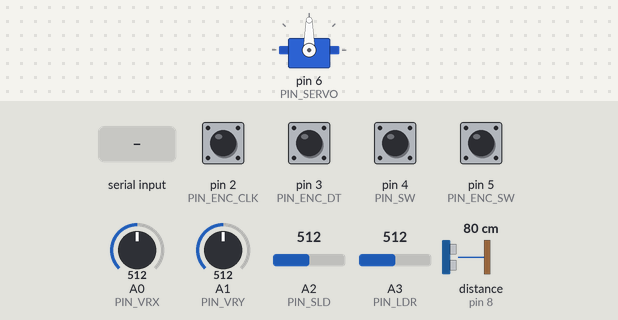
A sketch run on a simulated Arduino Uno, built with avr-gcc and run on an emulated ATmega328P. On the bench: servo. Wiring (inferred from the names in the program): ultrasonic range finder: trigger pin 7; echo pin 8. The inputs (shaded band) are chosen by the test bench; at power-on: pin 2 (PIN_ENC_CLK), pin 3 (PIN_ENC_DT), pin 4 (PIN_SW), pin 5 (PIN_ENC_SW) HIGH, A0 (PIN_VRX) = 512, A1 (PIN_VRY) = 512, A2 (PIN_SLD) = 512, A3 (PIN_LDR) = 512, distance to the obstacle (sensor on pin 8) 80 cm. The echo pulse lasts 58.3 µs per cm; what the sketch prints to the serial monitor is not drawn.

Above: at 1.5 s.
1.6 s: "SERVO:\n" received over Serial
At 2.0 s:
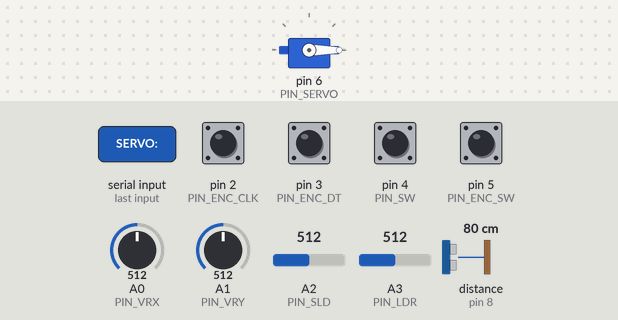
10.6 s: "SERVO:90\n" received over Serial
At 11.8 s:
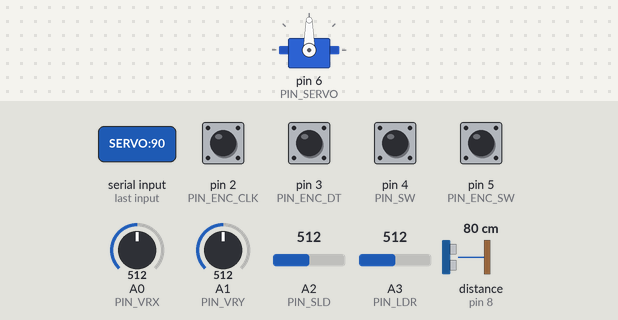
12.1 s: "SERVO:,45\n" received over Serial
At 12.9 s:
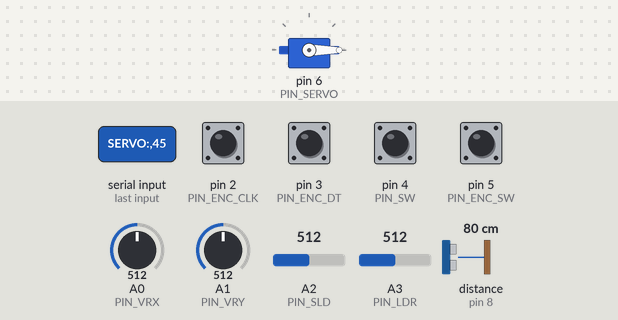
Timing chart, 0 to 14.6 s (numbered marks = the images above; inputs shaded):
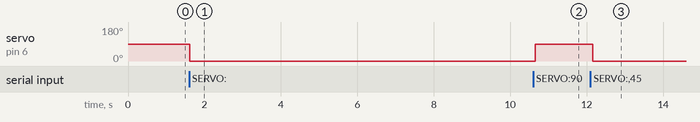

Measured:
- after the input at 1.6 s, servo on pin 6 (PIN_SERVO): 90° → 0° at once
- after the input at 10.6 s, servo on pin 6 (PIN_SERVO): 0° → 90° after 0.06 s
- after the input at 12.1 s, servo on pin 6 (PIN_SERVO): 90° → 0° after 0.06 s

The sketch:

Arduino.ino
```cpp
#include <SPI.h>
#include <MFRC522.h>
#include <Servo.h>

const int PIN_VRX = A0;
const int PIN_VRY = A1;
const int PIN_SLD = A2;
const int PIN_LDR = A3;
const int PIN_SW  = 4;

const int PIN_TRIG = 7;
const int PIN_ECHO = 8;

const int PIN_RST = 9;
const int PIN_SS  = 10;

const int PIN_SERVO = 6;

// --- ENCODEUR KY-040 ---
const int PIN_ENC_CLK = 2;   // interrupt 0
const int PIN_ENC_DT  = 3;   // interrupt 1
const int PIN_ENC_SW  = 5;   // bouton de l'encodeur (pullup)

MFRC522 rfid(PIN_SS, PIN_RST);
Servo servo;

const int SERVO_NEUTRAL = 90;

String bufferSerie = "";

const unsigned long ECHO_TIMEOUT_US = 20000UL;
const int DIST_MIN_CM = 3;
const int DIST_MAX_CM = 20;

// --- État encodeur (volatile car modifié en ISR) ---
volatile long encoderCount = 0;
volatile uint8_t lastEncState = 0;

// Table de transition quadrature : index = (ancien<<2) | nouveau
// Valeurs : +1 / -1 / 0 selon la transition (table standard Gray code)
const int8_t ENC_TABLE[16] = {
  0, -1,  1,  0,
  1,  0,  0, -1,
 -1,  0,  0,  1,
  0,  1, -1,  0
};

void encoderISR() {
  uint8_t clk = digitalRead(PIN_ENC_CLK);
  uint8_t dt  = digitalRead(PIN_ENC_DT);
  uint8_t newState = (clk << 1) | dt;
  uint8_t idx = (lastEncState << 2) | newState;
  encoderCount += ENC_TABLE[idx];
  lastEncState = newState;
}

long lireDistanceBrute() {
  digitalWrite(PIN_TRIG, LOW);
  delayMicroseconds(2);
  digitalWrite(PIN_TRIG, HIGH);
  delayMicroseconds(10);
  digitalWrite(PIN_TRIG, LOW);

  unsigned long duree = pulseIn(PIN_ECHO, HIGH, ECHO_TIMEOUT_US);
  if (duree == 0) return -1;
  long cm = (long)(duree / 58);
  if (cm < DIST_MIN_CM || cm > DIST_MAX_CM) return -1;
  return cm;
}

long lireDistanceFiltree() {
  long a = lireDistanceBrute();
  long b = lireDistanceBrute();
  long c = lireDistanceBrute();
  if (a < 0 || b < 0 || c < 0) return -1;
  if ((a <= b && b <= c) || (c <= b && b <= a)) return b;
  if ((b <= a && a <= c) || (c <= a && a <= b)) return a;
  return c;
}

void traiterCommande(const String& cmd) {
  if (cmd.startsWith("SERVO:")) {
    int angle = cmd.substring(6).toInt();
    angle = constrain(angle, 0, 180);
    servo.write(angle);
  }
}

void lireSerie() {
  while (Serial.available() > 0) {
    char c = Serial.read();
    if (c == '\n' || c == '\r') {
      if (bufferSerie.length() > 0) {
        traiterCommande(bufferSerie);
        bufferSerie = "";
      }
    } else {
      bufferSerie += c;
      if (bufferSerie.length() > 64) bufferSerie = "";
    }
  }
}

void setup() {
  Serial.begin(115200);
  pinMode(PIN_SW, INPUT_PULLUP);
  pinMode(PIN_TRIG, OUTPUT);
  pinMode(PIN_ECHO, INPUT);
  digitalWrite(PIN_TRIG, LOW);

  // Encodeur
  pinMode(PIN_ENC_CLK, INPUT_PULLUP);
  pinMode(PIN_ENC_DT,  INPUT_PULLUP);
  pinMode(PIN_ENC_SW,  INPUT_PULLUP);
  lastEncState = (digitalRead(PIN_ENC_CLK) << 1) | digitalRead(PIN_ENC_DT);
  attachInterrupt(digitalPinToInterrupt(PIN_ENC_CLK), encoderISR, CHANGE);
  attachInterrupt(digitalPinToInterrupt(PIN_ENC_DT),  encoderISR, CHANGE);

  servo.attach(PIN_SERVO);
  servo.write(SERVO_NEUTRAL);

  SPI.begin();
  rfid.PCD_Init();
  delay(50);

  delay(200);            // laisse le buffer TX se vider
  Serial.flush();        // force l'envoi de tout ce qui reste
  Serial.println();      // saute une ligne au cas où
  Serial.println("READY");
  Serial.flush();
}

// Division par 4 : le KY-040 émet typiquement 4 transitions par cran.
// On renvoie le delta en "crans" depuis la dernière lecture.
long consommerEncoder() {
  noInterrupts();
  long c = encoderCount;
  encoderCount = 0;
  interrupts();
  // Diviser par 4 pour obtenir des crans "propres"
  return c / 4;
}

void loop() {
  lireSerie();

  int x   = analogRead(PIN_VRX);
  int y   = analogRead(PIN_VRY);
  int sld = analogRead(PIN_SLD);
  int ldr = analogRead(PIN_LDR);
  int btn = (digitalRead(PIN_SW) == LOW) ? 1 : 0;
  int encBtn = (digitalRead(PIN_ENC_SW) == LOW) ? 1 : 0;
  long encDelta = consommerEncoder();
  long dist = lireDistanceFiltree();

  Serial.print("X:");    Serial.print(x);
  Serial.print(" Y:");   Serial.print(y);
  Serial.print(" SLD:"); Serial.print(sld);
  Serial.print(" LDR:"); Serial.print(ldr);
  Serial.print(" BTN:"); Serial.print(btn);
  Serial.print(" ENC:"); Serial.print(encDelta);
  Serial.print(" ENCBTN:"); Serial.print(encBtn);
  Serial.print(" DIST:"); Serial.println(dist);

  if (rfid.PICC_IsNewCardPresent() && rfid.PICC_ReadCardSerial()) {
    Serial.print("RFID:");
    for (byte i = 0; i < rfid.uid.size; i++) {
      if (rfid.uid.uidByte[i] < 0x10) Serial.print("0");
      Serial.print(rfid.uid.uidByte[i], HEX);
    }
    Serial.println();
    rfid.PICC_HaltA();
    rfid.PCD_StopCrypto1();
  }

  delay(20);
}
```
